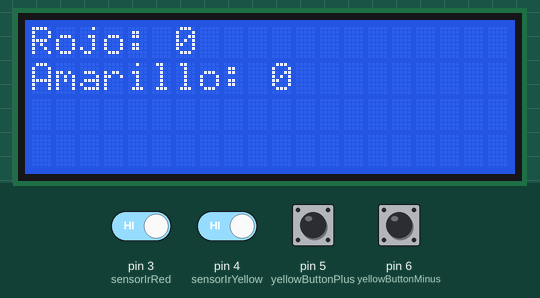
The program below on a simulated Arduino Uno, built with avr-gcc and run on an emulated ATmega328P. On the bench: 20×4 character LCD. Inputs (shaded band) come from the test bench; at power-on: pin 3 (sensorIrRed), pin 4 (sensorIrYellow) HIGH, pin 5 (yellowButtonPlus), pin 6 (yellowButtonMinus) LOW.

Above: at 1.3 s.
1.4 s: pin 3 (sensorIrRed) driven LOW
At 2.2 s:
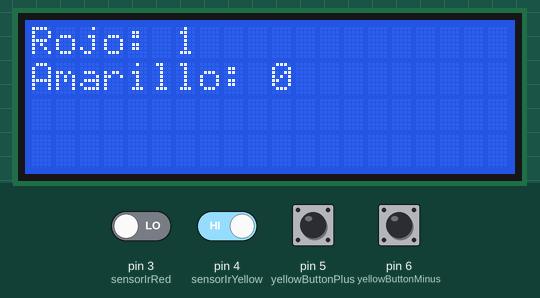
3.9 s: pin 4 (sensorIrYellow) driven LOW
At 5.2 s:
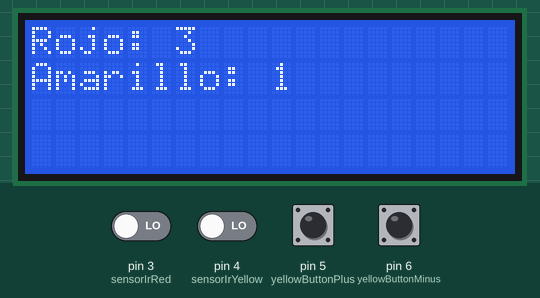
6.9 s: pin 5 (yellowButtonPlus) pulled HIGH for 1 s
At 9.3 s:
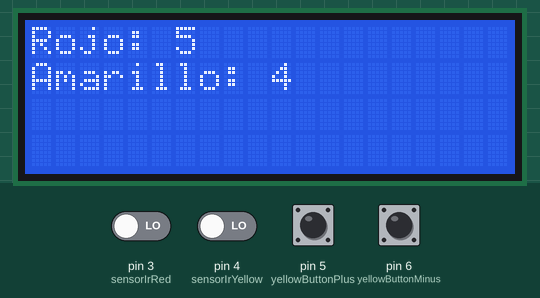
9.4 s: pin 6 (yellowButtonMinus) pulled HIGH for 1 s
At 10.9 s:
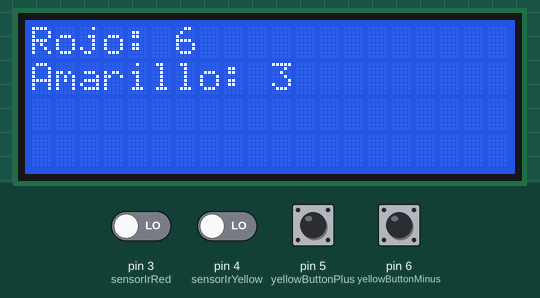
12.9 s: pin 3 (sensorIrRed) driven HIGH
At 15.2 s:
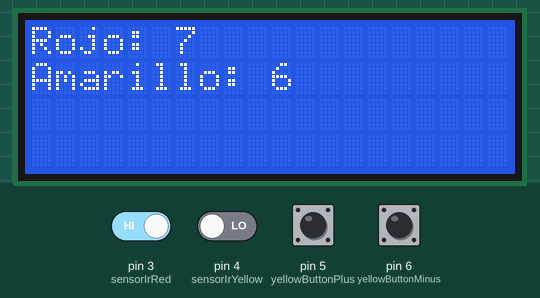
Timing chart, 0 to 16.7 s (numbered marks = the images above; inputs shaded):
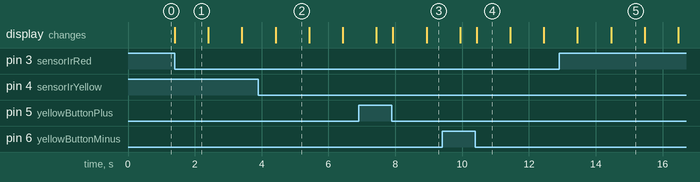

Measured:
- after the input at 1.4 s, the display: changes at once (image 1)
- what the display in image 2 shows lasts 1.0 s, from 4.4 s to 5.4 s

The program:

main.cpp
```cpp
#include <Arduino.h> //Platformio inserted
#include <Wire.h> //Arduino Header File for I/O
#include <LiquidCrystal_I2C.h> //Find in Platformio Libraries gets appended to platformio.ini

//Variables
int sensorIrRed = 3;
int sensorIrYellow = 4;
int yellowButtonPlus = 5;
int yellowButtonMinus = 6;
LiquidCrystal_I2C lcd(0x27,20,4);
int resultRedCurrent = 0;
int resultYellowCurrent = 0;


//Prototipos
void ShowResultOnLCD();
void setupLCD();
void SensorsRead();
void ButtonRead();

//Inicio
void setup(){
  setupLCD();
  pinMode(sensorIrRed, INPUT);
  pinMode(sensorIrYellow, INPUT);
  pinMode(yellowButtonPlus, INPUT);
  pinMode(yellowButtonMinus, INPUT);
}

void loop(){
  SensorsRead();
  ButtonRead();
}


//Funciones
void setupLCD(){
  lcd.init();
  lcd.backlight();
  lcd.begin(20,4);
  lcd.setCursor(0,0);
  lcd.print("Rojo: ");
  lcd.setCursor(0,1);
  lcd.print("Amarillo: ");
  resultRedCurrent = 0;
  resultYellowCurrent = 0;
  ShowResultOnLCD();
}

void SensorsRead(){
  if (digitalRead(sensorIrRed) == LOW){
    resultRedCurrent++;
    ShowResultOnLCD();
    delay(1000);
  }
  if (digitalRead(sensorIrYellow) == LOW){
    resultYellowCurrent++;
    ShowResultOnLCD();
    delay(1000);
  }
}

void ButtonRead(){
  if (digitalRead(yellowButtonPlus) == HIGH && resultYellowCurrent < 99){
    resultYellowCurrent++;
    ShowResultOnLCD();
    delay(500);
  }
  if (digitalRead(yellowButtonMinus) == HIGH && resultYellowCurrent > 0){
    resultYellowCurrent--;
    ShowResultOnLCD();
    delay(500);
  }
}

void ShowResultOnLCD(){
  lcd.setCursor(6,0);
  lcd.print(resultRedCurrent);
  lcd.setCursor(10,1);
  lcd.print(resultYellowCurrent);
}
```
